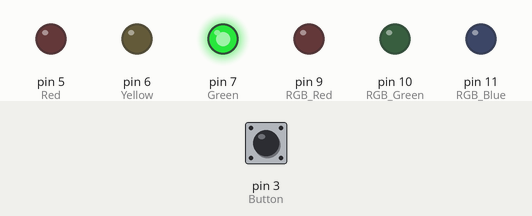
Bench run of a sketch on a simulated Arduino Uno, built with avr-gcc and run on an emulated ATmega328P. On the bench: output pins drawn as LEDs (lit = HIGH). Inputs (shaded band) come from the test bench; at power-on: pin 3 (Button) HIGH.

Above: at 1.2 s.
1.3 s: pin 3 (Button) pulled LOW for 0.15 s
At 1.8 s:
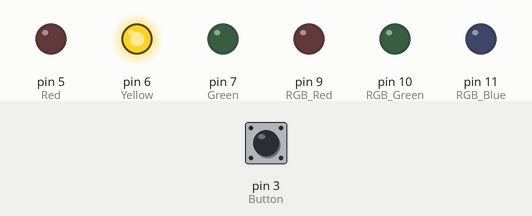
At 4.9 s:
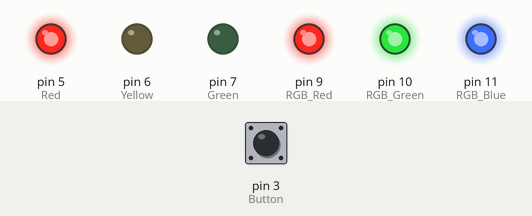
Timing chart, 0 to 36.8 s (numbered marks = the images above; inputs shaded):
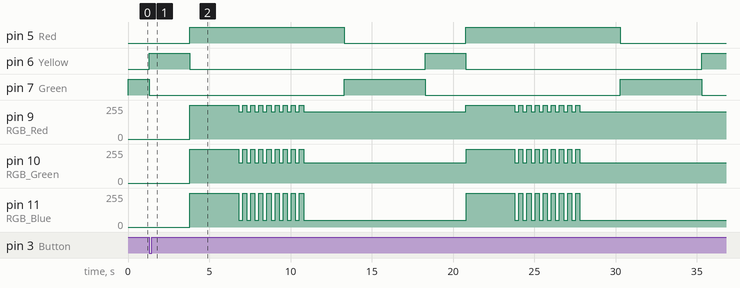

The sketch:

SFHW1P3_LThui.ino
```cpp
//SFHW1P3 Luc Thuillier
//thuillier.l@northeastern.edu

// Declare global variables
int GreenLightState = 0;
int RedLightState = 0;

void setup() {
  pinMode(3, INPUT);
  pinMode(5, OUTPUT); // Red
  pinMode(7, OUTPUT); // Green
  pinMode(6, OUTPUT); // Yellow
  pinMode(9, OUTPUT); // RGB Red
  pinMode(10, OUTPUT); // RGB Green
  pinMode(11, OUTPUT); // RGB Blue

  // Initial State
  GreenLightState = 0;
  RedLightState = 0;
}

void loop() {
  // Start with green light
  GreenLightState = 1;
  digitalWrite(7, HIGH); // Turn on green light

  // Continuously check button state while green light is on
  unsigned long startTime = millis();
  while (millis() - startTime < 5000) {
    if (digitalRead(3) == LOW) { // Button pressed
      break; // Exit loop to change lights
    }
  }

  digitalWrite(7, LOW); // Turn off green light
  GreenLightState = 0;

  if (GreenLightState == 0) {
    // Change to yellow then red, including pedestrian light, only if green was interrupted or completed
    changeToYellowThenRed();
  }

  // Reset states as needed and loop back
}

void changeToYellowThenRed() {
  // Yellow light sequence
  digitalWrite(6, HIGH);
  delay(2500); // Yellow for 2.5 seconds
  digitalWrite(6, LOW);

  // Red light sequence
  RedLightState = 1;
  digitalWrite(5, HIGH); // Red on
  pedestrianLightSequence(); // Start pedestrian light sequence
  digitalWrite(5, LOW); // Turn off red light
  RedLightState = 0;
}

void pedestrianLightSequence() {
  // Assuming RGB LED is used for pedestrian light
  // White light
  analogWrite(9,255);
  analogWrite(10,255);
  analogWrite(11,255);
  delay(3000); // White light for 3 seconds

  // Blinking orange
  for (int i = 0; i < 8; i++) {
    analogWrite(9,204);
    analogWrite(10,153);
    analogWrite(11,51)
    ;delay(250);
    analogWrite(9,255);
    analogWrite(10,255);
    analogWrite(11,255);
    delay(250);
  }

  // Solid orange
  analogWrite(9,204);
  analogWrite(10,153);
  analogWrite(11,51);
  delay(2500);
}
```

Measured:
- by itself, pin 5 (Red): alternates HIGH for 9.5 s and LOW for 7.5 s
- by itself, pin 6 (Yellow): alternates HIGH for 2.5 s and LOW for 14.5 s
- by itself, pin 7 (Green): alternates HIGH for 5.0 s and LOW for 12.0 s
